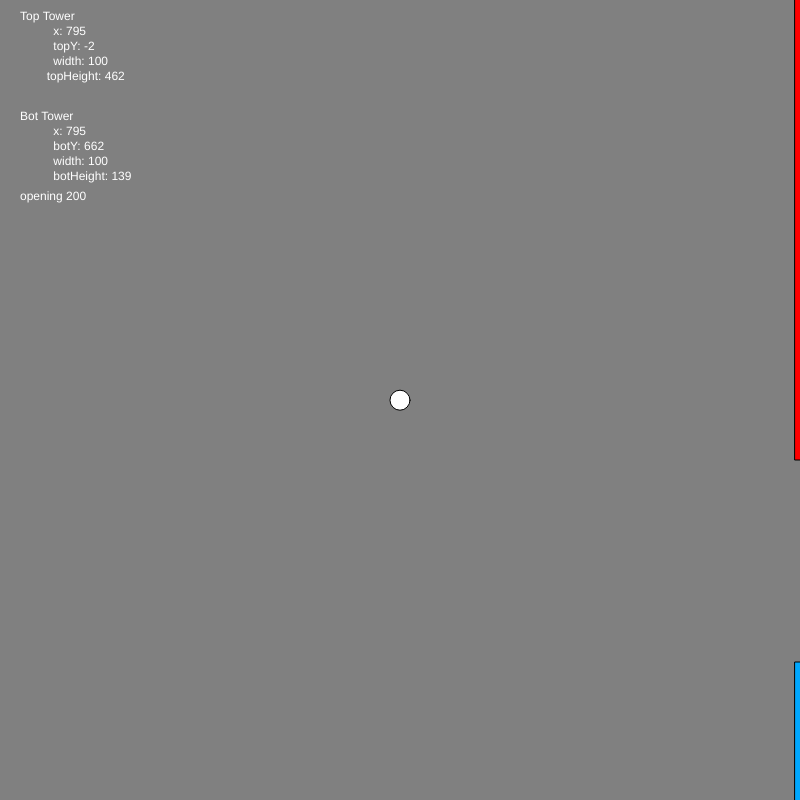
Frame 1 (no input)
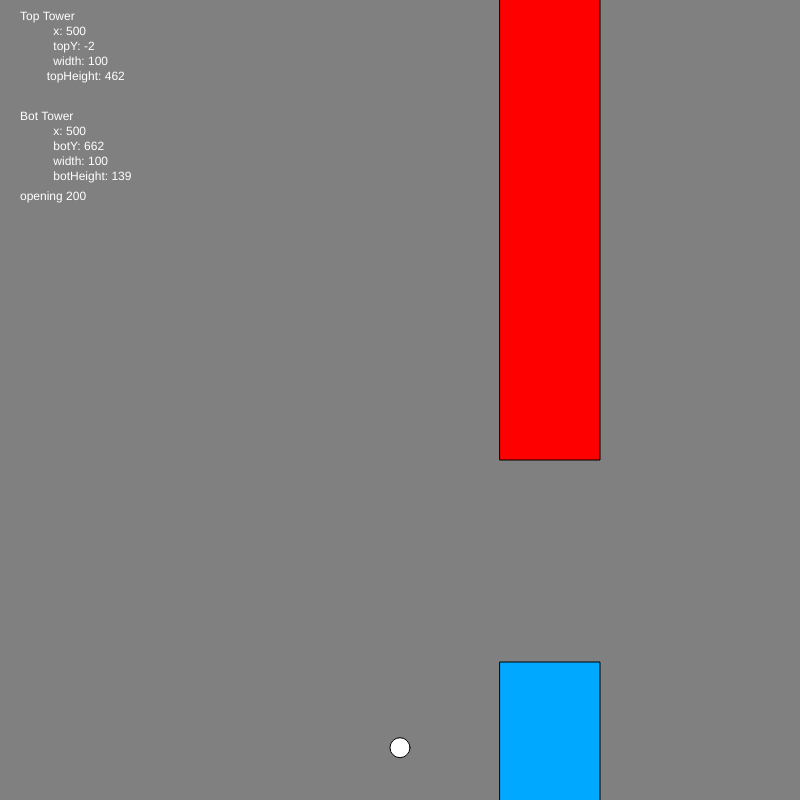
Frame 60 (no input)
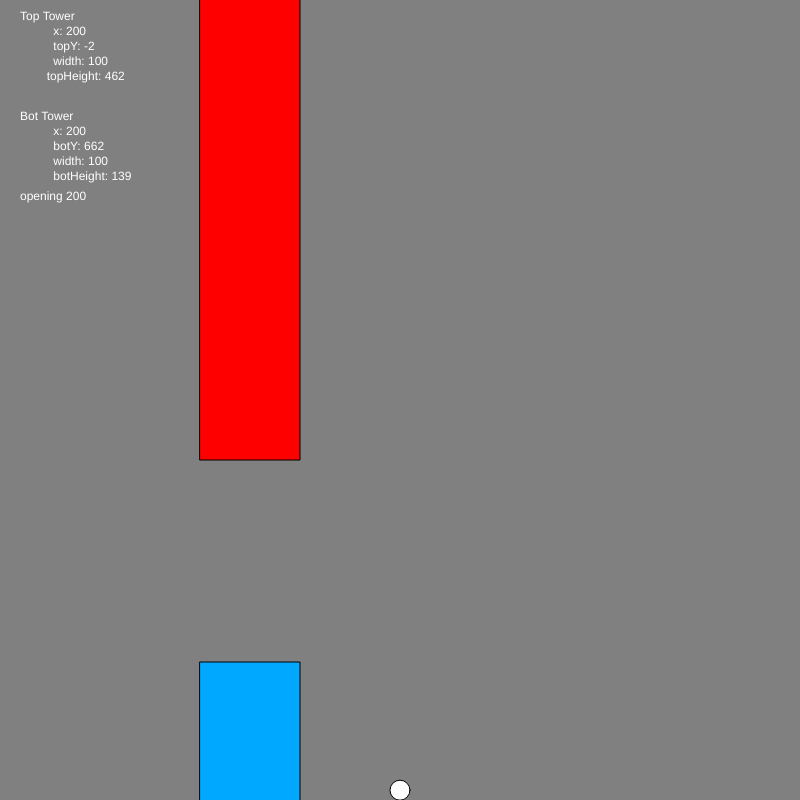
Frame 120 (the mouse pressed at the canvas centre since frame 60)

The p5.js sketch that drew these frames (run headless with seeded random() and noise() and a simulated clock; from frame 60 on, the mouse is pressed at the canvas centre):

// p5.js sketch
// ── sketch.js
let bird;
let tower;
let gameState = 'play';

function setup() {
  createCanvas(800, 800);
  colorMode(HSL, 359, 100, 100, 100);
  bird = new Bird(width/2, height/2, 20, 20);
  tower = new Tower;
}

function draw() {
  if (gameState == 'start') {           // START GAMESTATE
    background(50);
    textAlign(CENTER);
    text('Hello Bird Friend', width/2, height/2);
    text('Press ENTER to play', width/2, height/2 + 30);
  } else if (gameState == 'play'){      // PLAY GAMESTATE
    background(50);
    tower.update();
    tower.show();
    tower.text();
    bird.update();
    bird.show();
  }
}

function keyPressed() {
  if (keyCode === 32) {
    bird.dy = -7.5;     
  } if (keyCode === 13) {
    gameState = 'play';
  }
}
// ── Bird.js
class Bird{
  constructor(x, y, w, h) {
    this.x = x;
    this.y = y;
    this.dy = 0;
    this.w = w;
    this.h = h;
    this.g = 0.19;
  }
  show() {
    fill(0, 100, 100);
    ellipse(this.x, this.y, this.w, this.h);
  }
  update() {
    this.dy = this.dy + this.g;
    if (this.y > height - (this.w/2)) {{
      this.dy = 0;
      this.y = height - (this.w/2)
    }}
    this.y = this.y + this.dy;
  }
}
// ── Tower.js
class Tower{
  constructor() {
    this.x = width;
    this.topY = -2;
    this.dx = -5;
    this.width = 100;
    this.opening = 200;
    this.topHeight = this.randomize();
    this.botY = this.topHeight + this.opening;
    this.botHeight = height - this.botY + 1;
  }
  randomize() {
    return Math.floor(Math.random() * (500 - 100 + 1) + 100);
  }
  show() {
    fill(0, 100, 50);
    rect(this.x, this.topY, this.width, this.topHeight);
    fill(200, 100, 50);
    rect(this.x, this.botY, this.width, this.botHeight);
  }
  update() {
    if (this.x + this.width < 0) {
      this.x = width;
      this.topHeight = this.randomize();
      this.botY = this.topHeight + this.opening;
      this.botHeight = height - this.botY;
    }
   this.x+= this.dx;
  }
  text() {
    fill(0, 100, 100);
    text(`Top Tower 
          x: ${this.x} 
          topY: ${this.topY} 
          width: ${this.width} 
        topHeight: ${this.topHeight}`, 20, 20);
    text(`Bot Tower 
          x: ${this.x} 
          botY: ${this.botY} 
          width: ${this.width} 
          botHeight: ${this.botHeight}`, 20, 120);
    text(`opening ${this.opening}`, 20, 200)
  }
}
